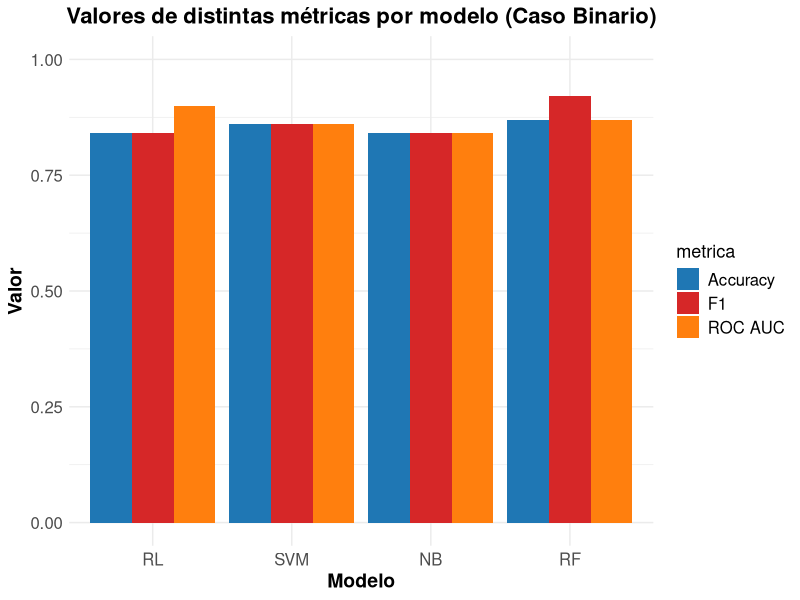
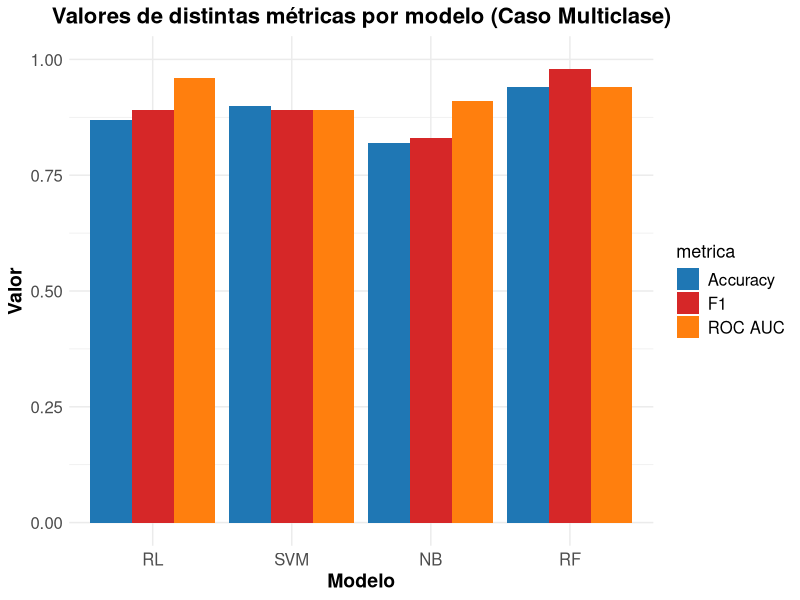
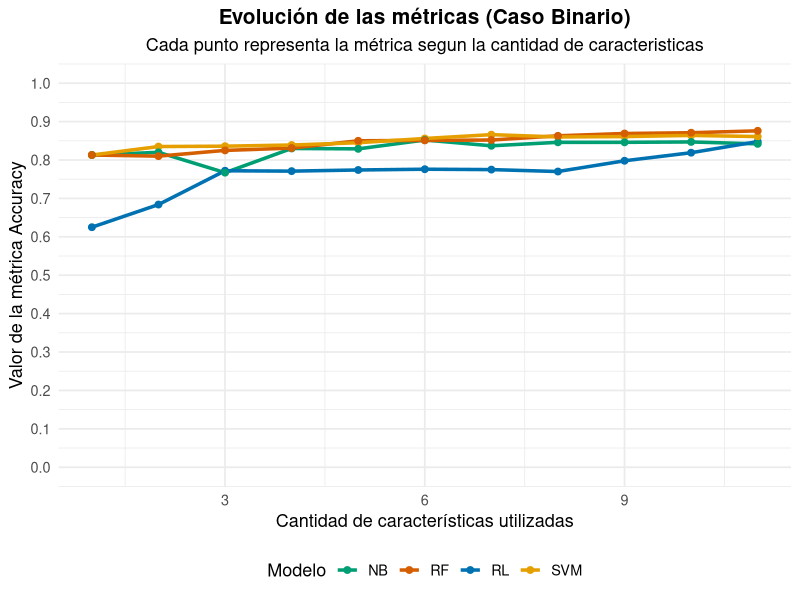
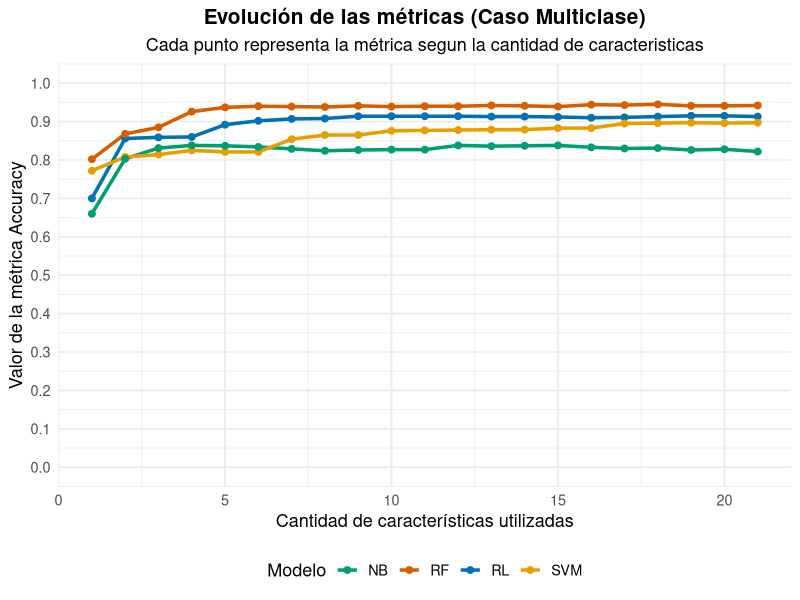
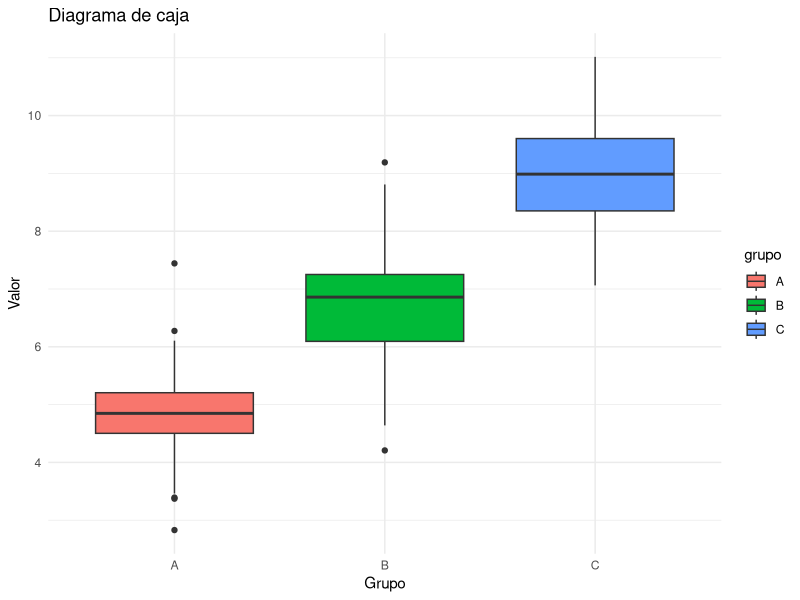
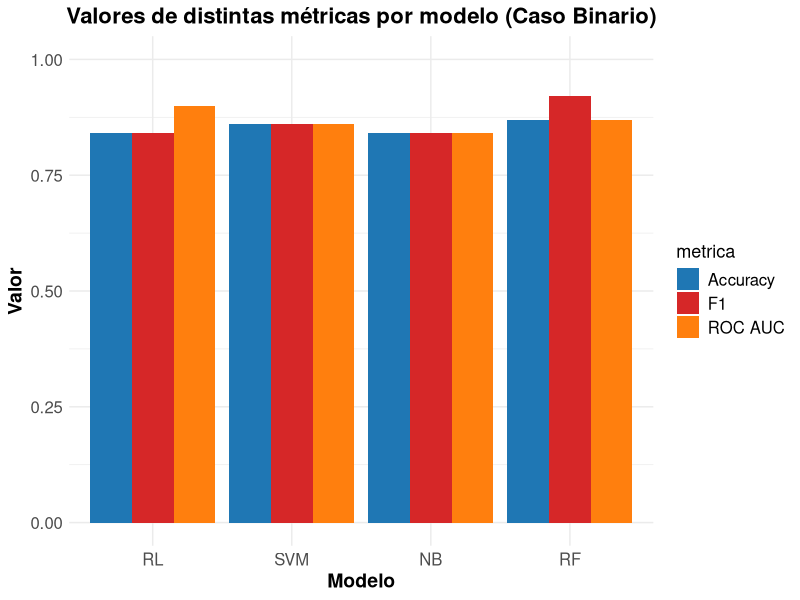
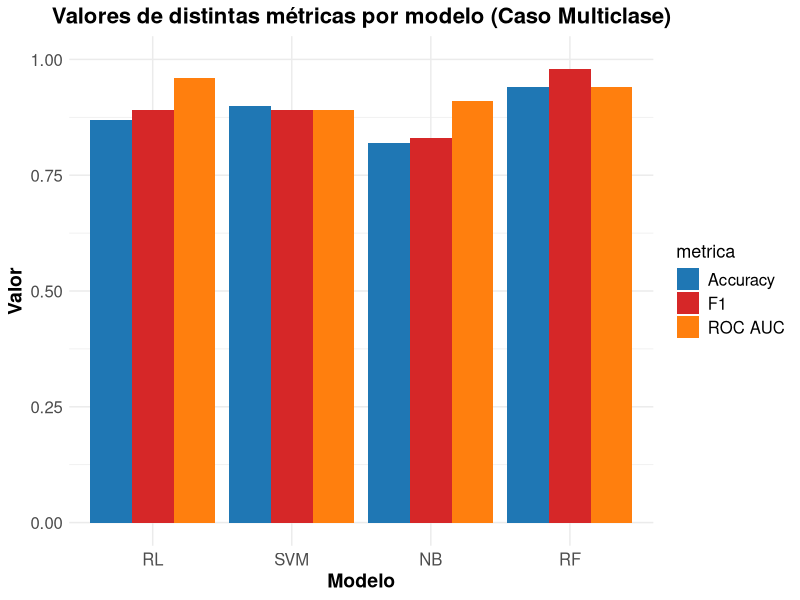
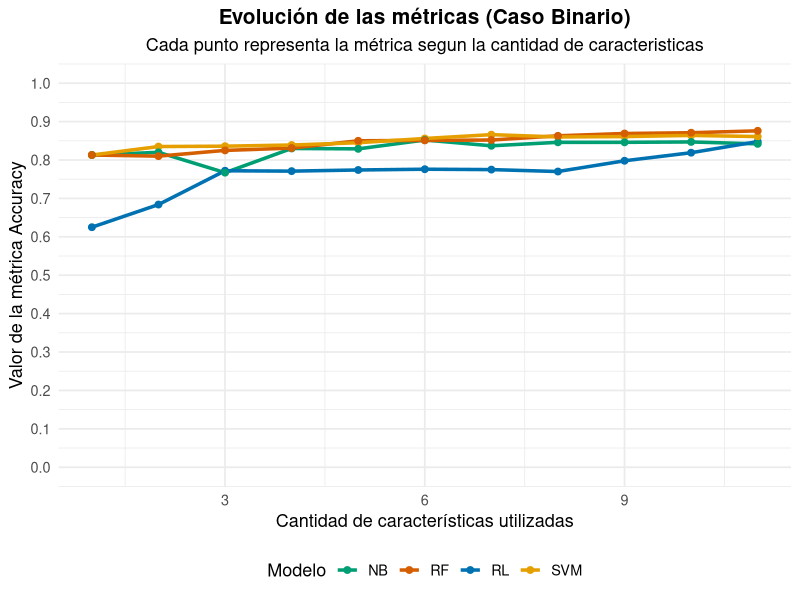

The R script that drew these images, in order: (Note: this script raises an error after producing the figures.)
## ---- chunk 1
library(ggplot2)
library(dplyr)
library(tidyr)
## ---- chunk 2
# Definimos los modelos y métricas
modelos <- c("RL", "SVM", "NB", "RF")
metricas <- c("Accuracy","F1", "ROC AUC")

# Creamos un data frame con todos los valores simulados
# Creamos un data frame vacío con todas las combinaciones
data <- expand.grid(modelo = modelos, metrica = metricas)
data$valor <- NA  # aquí completás los valores reales

# Ejemplo de cómo asignar valores manualmente:
data$valor[data$modelo=="RL" & data$metrica=="Accuracy"] <- 0.84
data$valor[data$modelo=="RL" & data$metrica=="ROC AUC"] <- 0.90
data$valor[data$modelo=="RL" & data$metrica=="F1"] <- 0.84


data$valor[data$modelo=="SVM" & data$metrica=="Accuracy"] <- 0.86
data$valor[data$modelo=="SVM" & data$metrica=="ROC AUC"] <- 0.86
data$valor[data$modelo=="SVM" & data$metrica=="F1"] <- 0.86


data$valor[data$modelo=="NB" & data$metrica=="Accuracy"] <- 0.84
data$valor[data$modelo=="NB" & data$metrica=="ROC AUC"] <- 0.84
data$valor[data$modelo=="NB" & data$metrica=="F1"] <- 0.84


data$valor[data$modelo=="RF" & data$metrica=="Accuracy"] <- 0.87
data$valor[data$modelo=="RF" & data$metrica=="ROC AUC"] <- 0.87
data$valor[data$modelo=="RF" & data$metrica=="F1"] <- 0.92

## ---- chunk 3
ggplot(data, aes(x = modelo, y = valor, fill = metrica)) +
  
  # geom_bar con stat="identity" dibuja las barras con alturas según 'valor'
  # position="dodge" separa las barras de distintas métricas dentro de cada modelo
  geom_bar(stat = "identity", position = "dodge") +
  
  # Personalización de títulos y etiquetas
  labs(
    title = "Valores de distintas métricas por modelo (Caso Binario)",  # Título del gráfico
    x = "Modelo",  # Etiqueta del eje X
    y = "Valor"    # Etiqueta del eje Y
  ) +
  
  # Ajustar eje Y para que vaya de 0 a 1
  scale_y_continuous(limits = c(0, 1)) +
  
  # Cambiar manualmente los colores de cada métrica
  scale_fill_manual(
    values = c(
      "Accuracy" = "#1f77b4",   # azul
      "ROC AUC" = "#ff7f0e",     # verde
      "F1" = "#d62728"          # rojo
    )
  ) +
  
  # Tema minimalista (limpio) y ajustes de texto
  theme_minimal() +
  theme(
    axis.text = element_text(size = 12),
    axis.title = element_text(size = 14, face = "bold"),
    plot.title = element_text(size = 16, face = "bold", hjust = 0.5),
    legend.title = element_text(size = 13),
    legend.text = element_text(size = 12)
  )

ggsave(
  filename = "mejores_modelos_barras_binario.png", # <--- extensión explícita
  plot = last_plot(),                      # o plot = p si lo guardaste en p <- ggplot(...)
  width = 10, height = 6,                  # tamaño en pulgadas
  dpi = 300                                # resolución
)
## ---- chunk 4
# Definimos los modelos y métricas
modelos <- c("RL", "SVM", "NB", "RF")
metricas <- c("Accuracy","F1", "ROC AUC")

# Creamos un data frame con todos los valores simulados
# Creamos un data frame vacío con todas las combinaciones
data2 <- expand.grid(modelo = modelos, metrica = metricas)
data2$valor <- NA  # aquí completás los valores reales

# Ejemplo de cómo asignar valores manualmente:
data2$valor[data$modelo=="RL" & data$metrica=="Accuracy"] <- 0.87
data2$valor[data$modelo=="RL" & data$metrica=="ROC AUC"] <- 0.96
data2$valor[data$modelo=="RL" & data$metrica=="F1"] <- 0.89


data2$valor[data$modelo=="SVM" & data$metrica=="Accuracy"] <- 0.90
data2$valor[data$modelo=="SVM" & data$metrica=="ROC AUC"] <- 0.89
data2$valor[data$modelo=="SVM" & data$metrica=="F1"] <- 0.89


data2$valor[data$modelo=="NB" & data$metrica=="Accuracy"] <- 0.82
data2$valor[data$modelo=="NB" & data$metrica=="ROC AUC"] <- 0.91
data2$valor[data$modelo=="NB" & data$metrica=="F1"] <- 0.83


data2$valor[data$modelo=="RF" & data$metrica=="Accuracy"] <- 0.94
data2$valor[data$modelo=="RF" & data$metrica=="ROC AUC"] <- 0.94
data2$valor[data$modelo=="RF" & data$metrica=="F1"] <- 0.98
## ---- chunk 5
ggplot(data2, aes(x = modelo, y = valor, fill = metrica)) +
  
  # geom_bar con stat="identity" dibuja las barras con alturas según 'valor'
  # position="dodge" separa las barras de distintas métricas dentro de cada modelo
  geom_bar(stat = "identity", position = "dodge") +
  
  # Personalización de títulos y etiquetas
  labs(
    title = "Valores de distintas métricas por modelo (Caso Multiclase)",  # Título del gráfico
    x = "Modelo",  # Etiqueta del eje X
    y = "Valor"    # Etiqueta del eje Y
  ) +
  
  # Ajustar eje Y para que vaya de 0 a 1
  scale_y_continuous(limits = c(0, 1)) +
  
  # Cambiar manualmente los colores de cada métrica
  scale_fill_manual(
    values = c(
      "Accuracy" = "#1f77b4",   # azul
      "ROC AUC" = "#ff7f0e",     # verde
      "F1" = "#d62728"          # rojo
    )
  ) +
  
  # Tema minimalista (limpio) y ajustes de texto
  theme_minimal() +
  theme(
    axis.text = element_text(size = 12),
    axis.title = element_text(size = 14, face = "bold"),
    plot.title = element_text(size = 16, face = "bold", hjust = 0.5),
    legend.title = element_text(size = 13),
    legend.text = element_text(size = 12)
  )

ggsave(
  filename = "mejores_modelos_barras_multiclase.png", # <--- extensión explícita
  plot = last_plot(),                      # o plot = p si lo guardaste en p <- ggplot(...)
  width = 10, height = 6,                  # tamaño en pulgadas
  dpi = 300                                # resolución
)
## ---- chunk 6
df_metricas <- data.frame(
  n_features = c(1,2,3,4,5,6,7,8,9,10,11),
  
  RL = c(0.625, 0.684, 0.772, 0.771, 0.774, 0.776, 0.775, 0.770, 0.798, 0.819, 0.848),
  
  
  SVM = c(0.813, 0.835, 0.836, 0.839, 0.845, 0.856, 0.866, 0.860, 0.861, 0.864, 0.861),
  
  
  NB = c(0.813, 0.820, 0.767, 0.830, 0.829, 0.852, 0.837, 0.846, 0.846, 0.847, 0.842),
  
  
  RF = c(0.813, 0.810, 0.825, 0.831, 0.850, 0.851, 0.852, 0.863, 0.869, 0.871, 0.876)
)

df_largo <- df_metricas %>%
  pivot_longer(cols = -n_features, names_to = "modelo", values_to = "valor")


ggplot(df_largo, aes(x = n_features, y = valor, color = modelo)) +
  geom_line(linewidth = 1.2) +
  geom_point(size = 2) +
  scale_color_manual(values = c("RL" = "#0072B2", "SVM" = "#E69F00",
                                "NB" = "#009E73", "RF" = "#D55E00")) +
  scale_y_continuous(limits = c(0,1), breaks = seq(0,1,0.1)) +
  labs(
    title = "Evolución de las métricas (Caso Binario)",
    subtitle = "Cada punto representa la métrica segun la cantidad de caracteristicas",
    x = "Cantidad de características utilizadas",
    y = "Valor de la métrica Accuracy",
    color = "Modelo"
  ) +
  theme_minimal(base_size = 13) +
 theme(
    plot.title = element_text(face = "bold", size = 15, hjust = 0.5),
    plot.subtitle = element_text(hjust = 0.5),
    legend.position = "bottom"
  )

ggsave(
  filename = "evolucion_metrica_binario.png", # <--- extensión explícita
  plot = last_plot(),                      # o plot = p si lo guardaste en p <- ggplot(...)
  width = 10, height = 6,                  # tamaño en pulgadas
  dpi = 300                                # resolución
)


## ---- chunk 7
df_metricas <- data.frame(
  n_features = c(1,2,3,4,5,6,7,8,9,10,11,12,13,14,15,16,17,18,19,20,21),
  
  RL = c(0.70, 0.856, 0.859, 0.860, 0.892, 0.902, 0.907, 0.908, 0.914, 0.914, 0.914, 0.914, 0.913, 0.913, 0.912, 0.910, 0.911, 0.913, 0.915, 0.915, 0.913 ),
  
  
  SVM = c(0.772, 0.808, 0.814, 0.825, 0.821, 0.821, 0.854, 0.865, 0.865, 0.876, 0.877, 0.878, 0.879, 0.879, 0.883, 0.883, 0.895, 0.896, 0.897, 0.896, 0.897 ),
  
  
  NB = c(0.660, 0.803, 0.831, 0.838, 0.837, 0.834, 0.829, 0.824, 0.826, 0.827, 0.827, 0.838, 0.836, 0.837, 0.838, 0.833, 0.830, 0.831, 0.826, 0.828, 0.822 ),
  
  
  RF = c(0.802, 0.868, 0.885, 0.926, 0.937, 0.940, 0.939, 0.938, 0.941, 0.939, 0.940, 0.940, 0.942, 0.941, 0.939, 0.944, 0.943, 0.945, 0.941, 0.941, 0.942 )
)

df_largo <- df_metricas %>%
  pivot_longer(cols = -n_features, names_to = "modelo", values_to = "valor")


ggplot(df_largo, aes(x = n_features, y = valor, color = modelo)) +
  geom_line(linewidth = 1.2) +
  geom_point(size = 2) +
  scale_color_manual(values = c("RL" = "#0072B2", "SVM" = "#E69F00",
                                "NB" = "#009E73", "RF" = "#D55E00")) +
  scale_y_continuous(limits = c(0,1), breaks = seq(0,1,0.1)) +
  labs(
    title = "Evolución de las métricas (Caso Multiclase)",
    subtitle = "Cada punto representa la métrica segun la cantidad de caracteristicas",
    x = "Cantidad de características utilizadas",
    y = "Valor de la métrica Accuracy",
    color = "Modelo"
  ) +
  theme_minimal(base_size = 13) +
 theme(
    plot.title = element_text(face = "bold", size = 15, hjust = 0.5),
    plot.subtitle = element_text(hjust = 0.5),
    legend.position = "bottom"
  )

ggsave(
  filename = "evolucion_metrica_multiclase.png", # <--- extensión explícita
  plot = last_plot(),                      # o plot = p si lo guardaste en p <- ggplot(...)
  width = 10, height = 6,                  # tamaño en pulgadas
  dpi = 300                                # resolución
)
## ---- chunk 8
df_box <- data.frame(
  grupo = rep(c("A", "B", "C"), each = 50),
  valor = c(rnorm(50, 5), rnorm(50, 7), rnorm(50, 9))
)

ggplot(df_box, aes(x = grupo, y = valor, fill = grupo)) +
  geom_boxplot() +
  labs(title = "Diagrama de caja", x = "Grupo", y = "Valor") +
  theme_minimal()

## ---- chunk 9
ggplot(data, aes(x = "", y = valor, fill = categoria)) +
  geom_bar(stat = "identity", width = 1) +
  coord_polar("y", start = 0) +
  labs(title = "Gráfico de pastel") +
  theme_void()

## ---- chunk 10

## ---- chunk 11

## ---- chunk 12

## ---- chunk 13

